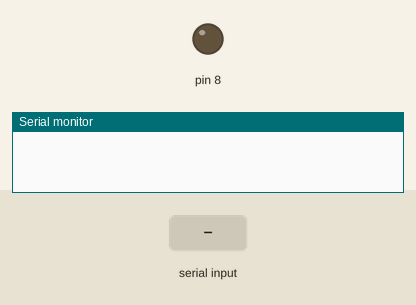
This sketch was run on a simulated Arduino Uno, built with avr-gcc and run on an emulated ATmega328P. Parts: output pins drawn as LEDs (lit = HIGH), the last lines printed to the serial monitor. Inputs (shaded band) come from the test bench.

Above: at 1.2 s.
1.3 s: "5\n" received over Serial
At 2.3 s:
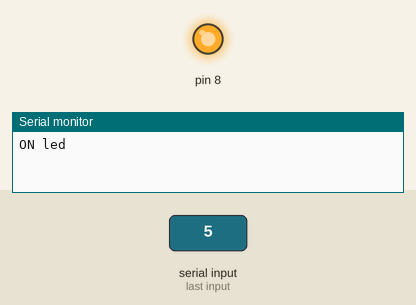
2.8 s: "6\n" received over Serial
At 3.5 s:
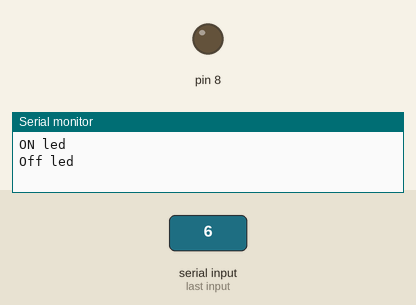
Timing chart, 0 to 5.8 s (numbered marks = the images above; inputs shaded):
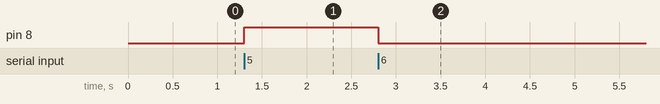

The sketch:

atnegaWiFi.ino
```cpp
void setup() {
  Serial.begin(115200);
  pinMode(8, OUTPUT);
}

void loop() {
  if(Serial.available()>0) {
    int val = Serial.parseInt();

    if (val == 5) {
      digitalWrite(8, HIGH);
      Serial.println("ON led");
    }
    else if (val == 6) {
      digitalWrite(8, LOW);
      Serial.println("Off led");
    }
  }
}
```

Measured:
- after the input at 1.3 s, pin 8: LOW → HIGH at once
- after the input at 2.8 s, pin 8: HIGH → LOW at once
